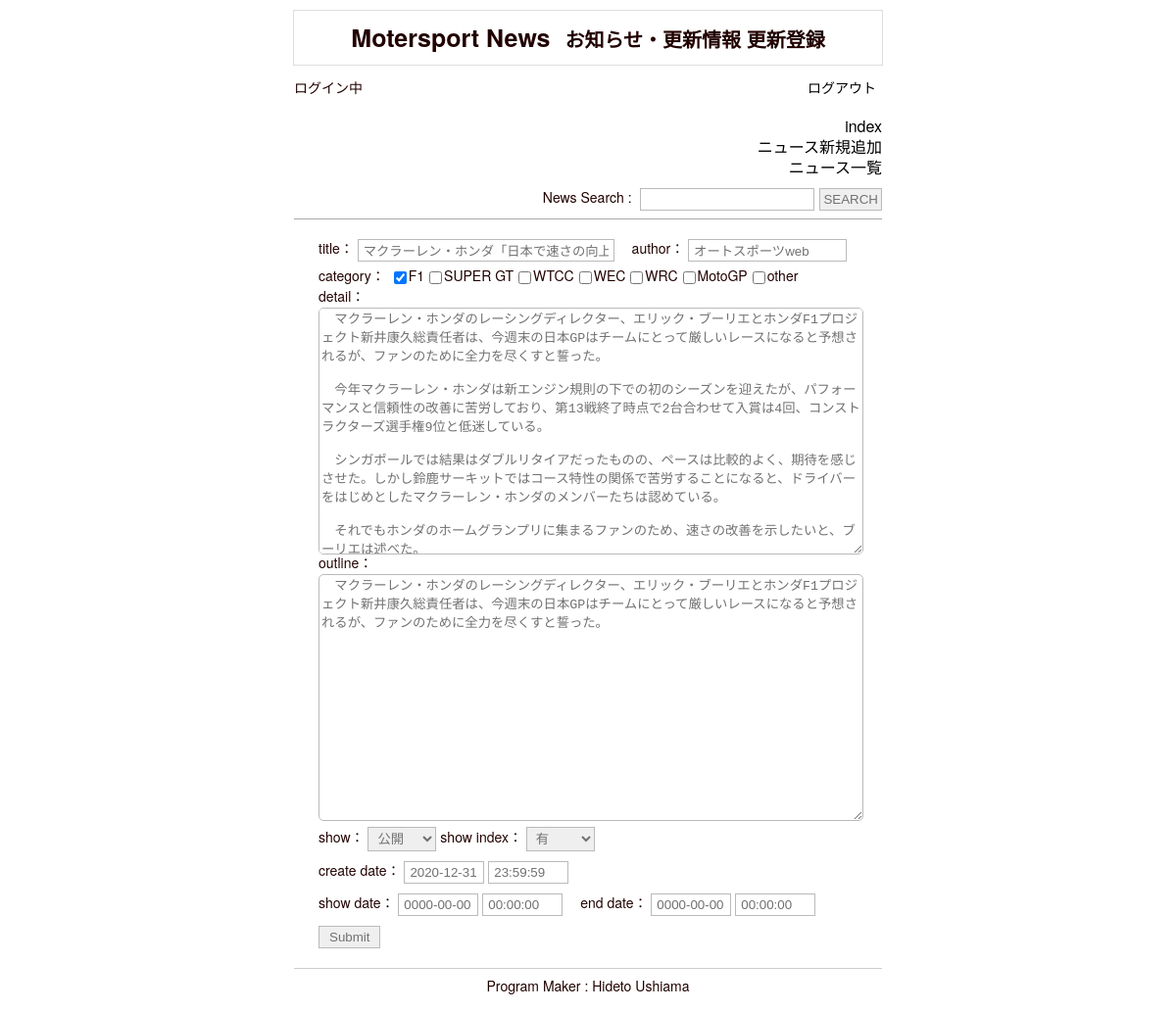
The app's page /admin/update.php?id=2 (signed in), older data.
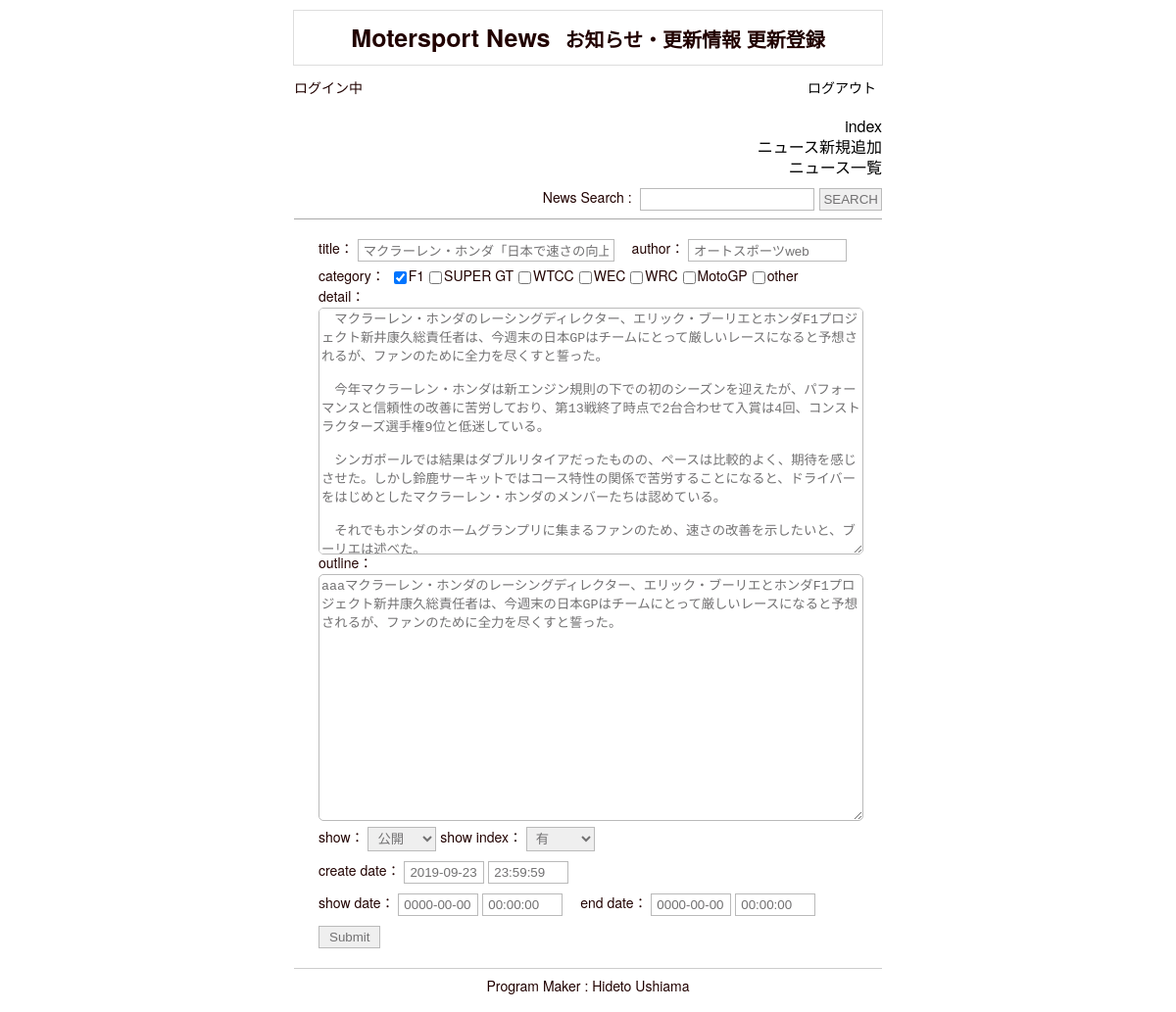
The same page, newer data.
### tables this page shows
CREATE TABLE IF NOT EXISTS `s_news` (
  `s_id` int(11) NOT NULL,
  `s_title` varchar(64) NOT NULL,
  `s_detail` varchar(1024) NOT NULL,
  `s_outline` varchar(128) NOT NULL,
  `author` varchar(12) NOT NULL,
  `show_flg` int(11) NOT NULL,
  `category` int(11) NOT NULL,
  `s_index` int(11) NOT NULL,
  `create_date` datetime NOT NULL,
  `update_date` datetime NOT NULL,
  `open_date` datetime NOT NULL,
  `close_date` datetime NOT NULL
);

### admin/update.php (the view, shortened to what this page needs)
<?php
 $view = "";
 $s_flg = "";
 $i_flg = "";
if(isset($_GET["id"])){
	$id = $_GET["id"];
	$db_set = "WHERE s_id=".$id;
	$pdo = new PDO("mysql:host=localhost;dbname=cs_academy;charset=utf8", "root", "");
	$sql = "SELECT * FROM s_news ".$db_set;
	$stmt = $pdo->prepare($sql);
	$stmt->execute();
	$results = $stmt->fetchAll(PDO::FETCH_ASSOC);
	foreach($results as $row) {
		$title = $row["s_title"];
		$detail = $row["s_detail"];
		$outline = $row["s_outline"];
		$author = $row["author"];
		$category = $row["category"];
		$s_flg .="<select  name=\"flg\"><option value=\"公開\"";
		if($row["show_flg"]==1){
			$s_flg .= " selected>公開</option><option value=\"下書き\">下書き</option>";
		}else{
			$s_flg .= ">公開</option><option value=\"下書き\" selected>下書き</option>";
		}
		$s_flg .="</select>";
		$i_flg .="<select  name=\"index\"><option value=\"有\"";
		if($row["s_index"]==1){
			$i_flg .= " selected>有</option><option value=\"無\">無</option>";
		}else{
			$i_flg .= ">有</option><option value=\"無\" selected>無</option>";
		}
		$i_flg .="</select>";
		$dt = explode(" ", $row["create_date"]);
		$date = $dt[0];$time = $dt[1];
		$sdt = explode(" ", $row["open_date"]);
		$s_date = $sdt[0];$s_time = $sdt[1];
		$edt = explode(" ", $row["close_date"]);
		$e_date = $edt[0];$e_time = $edt[1];
	}
 $db_set = "ORDER BY c_id";
$sql = "SELECT * FROM s_category ".$db_set;
$stmt = $pdo->prepare($sql);
$stmt->execute();
$results = $stmt->fetchAll(PDO::FETCH_ASSOC);
foreach($results as $row) {
 	if($category == $row["c_id"]){
		$select = " checked";
	}else{
		$select = "";
	}
	$view .= "<input type=\"checkbox\" name=\"category[]\" value=\"".$row["c_id"]."\".$select />".$row["ca_name"];
}
}
 include("login_j.php");
 include("head.php");
 ?>
</head>
<body>
<header>
<h1>Motersport News<span>お知らせ・更新情報 更新登録</span></h1>
</header>
<div class="main">
<?php echo $lo ?>
<div class="search_a">
<ul>
<li><a href="index.php">index</a></li>
<li><a href="input.php">ニュース新規追加</a></li>
<li><a href="news_list.php">ニュース一覧</a></li>
</ul>
<form action="search.php" method="post">
<span class="serach_t">News Search : </span><input type="text" name="search" /><input type="submit" value="SEARCH" />
</form>
</div>
<div class="form_a">
<form action="update_execute.php" method="post">
	title： <input type="text" name="title" value="<?php echo $title ?>" />
	　author： <input type="text" name="author" value="<?php echo $author ?>" size="15" /><br>
	category： <?php echo $view ?><br>
	detail： <br><textarea type="text" name="detail" cols="60" rows="15" /><?php echo $detail ?></textarea><br>
	outline： <br><textarea type="text" name="outline" cols="60" rows="15" /><?php echo $outline ?></textarea><br>
	show： <?php echo $s_flg ?>
	show index： <?php echo $i_flg ?><br>
	create date： <input type="text" name="date" value="<?php echo $date ?>" /> <input type="text" name="time" value="<?php echo $time ?>" /><br>
	show date： <input type="text" name="s_date" value="<?php echo $s_date ?>" /> <input type="text" name="s_time" value="<?php echo $s_time ?>" />
	　end date： <input type="text" name="e_date" value="<?php echo $e_date ?>" /> <input type="text" name="e_time" value="<?php echo $e_time ?>" /><br>
	<input type="submit" />
</form>
</div>
</div>
<?php include("footer.php"); ?>
</body>
</html>

Row changes from the older to the newer data that the page shows:
changed s_news "マクラーレン・ホンダ「日本で速さの向上示したい」": outline "マクラーレン・ホンダのレーシングディレクター、エリック・ブーリエとホンダF1プロジェクト新井康久総責任者は、今週末の日本GPはチームにとって厳しいレースになると予想されるが、ファンのために全力を尽くすと誓った。" → "aaaマクラーレン・ホンダのレーシングディレクター、エリック・ブーリエとホンダF1プロジェクト新井康久総責任者は、今週末の日本GPはチームにとって厳しいレースになると予想されるが、ファンのために全力を尽くすと誓った。"; date "2020-12-31" → "2019-09-23"
